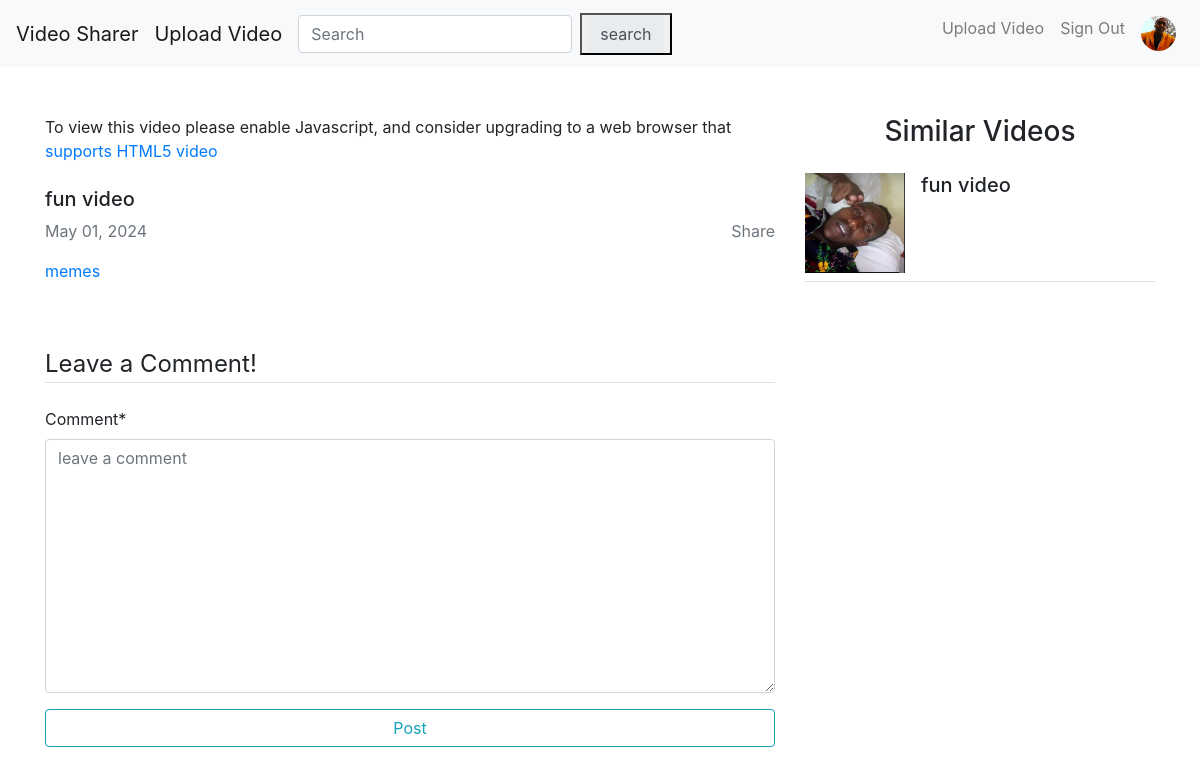
/2/ (signed in), run on the app's committed database.
### profiles/models.py (models this page shows, shortened)
class Profile(models.Model):
    user=models.OneToOneField(User, on_delete=models.CASCADE)
    name=models.CharField(max_length=100, blank=True)
    location=models.CharField(max_length=100, blank=True)
    image=models.ImageField(upload_to='uploads/profile_pics',default='uploads/profile_pics/default.jpg', blank=True)

### video/models.py (models this page shows)
class Video(models.Model):
    uploader=models.ForeignKey(User, on_delete=models.CASCADE)
    title=models.CharField(max_length=100)
    description=models.TextField()
    video_file=models.FileField(upload_to='uploads/video_files', validators=[FileExtensionValidator(allowed_extensions=['mp4'])])
    thumbnail=models.FileField(upload_to='uploads/thumbnails', validators=[FileExtensionValidator(allowed_extensions=['jpg','png','jpeg'])])
    date_posted=models.DateTimeField(default=timezone.now)
    category=models.ForeignKey('Category',on_delete=models.CASCADE)

class Category(models.Model):
    name=models.CharField(max_length=40)
    def __str__(self):
        return self.name
    class Meta:
        verbose_name='Category'
        verbose_name_plural='Categories'

### video/views.py (the view, shortened to what this page needs)
# urls.py: path('<int:pk>/', DetailVideo.as_view(), name='video-detail'),
class DetailVideo(View):
    def get(self, request, pk, *args, **kwargs):
        video = Video.objects.get(pk=pk)
        form = CommentForm()
        comments = Comment.objects.filter(video=video).order_by('-created_on')
        categories = Video.objects.filter(category=video.category)[:15]
        context = {
            'object': video,
            'comments': comments,
            'categories': categories,
            'form': form
        }
        return render(request, 'video/detail_video.html', context)

### video/forms.py
class CommentForm(forms.Form):
    comment=forms.CharField(widget=forms.Textarea(
        attrs={
            'class':'form-control',
            'placeholder':'leave a comment'
        }
    ))

### video/templates/video/detail_video.html (shortened to what this page needs)
{% extends 'video/base.html' %}
{% load crispy_forms_tags %}
{% block content %}
	<div class="container">
		<div class="row mt-5">
			<div class="col-md-8 col-sm-12 col-xs-12">
				<video-js
					width="720"
					height="405"
					controls
					data-setup='{"playbackRates": [0.5, 1, 1.5, 2], "fluid": true}'>
					<source src="/media/{{ object.video_file }}" type="video/mp4">
					<p class="vjs-no-js">
					To view this video please enable Javascript, and consider upgrading to a web browser that <a href="https://videojs.com/html5-video-support/" target="_blank">supports HTML5 video</a>
					</p>
				</video-js>
				<h5 class="mt-4">{{ object.title }}</h5>
				<div class="row">
					<div class="col-md-6 text-muted">
						<p>{{ object.date_posted | date:"M d, Y" }}</p>
                        <a class="category-link" href="{% url 'category-list' object.category.pk %}">{{ object.category }}</a>
					</div>
					<div class="col-md-6 text-muted text-right">
						<ion-icon class="video-icons" name="share-social-outline" type="button"  data-toggle="modal" data-target="#exampleModal">
                        Share
                    </ion-icon>
			</div>
		</div>
	</div>
    <div class="col-md-4 col-sm-12 col-xs-12">
        <h3 class="text-center mb-3">Similar Videos</h3>
        {% for category in categories %}
            {% if object.pk != category.pk %}
                <div class="position-relative d-flex flex-row mb-5 py-2 border-bottom">
                    <img src="{{ category.thumbnail.url }}" width="100" height="100" />
                    <h5 class="pl-3">{{ category.title }}</h5>
                </div>
            {% endif %}
        {% endfor %}
    </div>
</div>
    <div class="row mt-3">
        <div class="col-md-8 col-sm-12">
            {% if user.is_authenticated %}
            <form method="POST">
                <legend class="border-bottom mb-4">Leave a Comment!</legend>
                {{ form | crispy }}
                <button class="btn btn-outline-info btn-block">Post</button>
            </form>
            {% else %}
            <a class="btn btn-outline-info btn-block" href="{% url 'account_login' %}">Sign In To Post a Comment!</a>
            {% endif %}
        </div>
    </div>
</div>
{% endblock content %}

### video/templates/video/navigation.html (shortened to what this page needs)
<nav class="navbar navbar-expand-lg navbar-light bg-light">
  <a class="navbar-brand" href="{% url 'index' %}">Video Sharer</a>
  <a class="navbar-brand" href="{% url 'video-create' %}">Upload Video</a>
  <div class="collapse navbar-collapse" id="navbarSupportedContent">
    <form class="form-inline my-2 my-lg-0 d-flex flex-row" method="GET" action="{% url 'video-search' %}">
      <input class="form-control mr-sm-2" type="search" name="q" placeholder="Search" aria-label="Search" value="{{ request.GET.q }}">
      <button class="search-button" type="submit">
        <span class="input-group-text border-0" id="search-addon">
         search
        </span>
      </button>
    </form>
    <ul class="navbar-nav">
      {% if user.is_authenticated %}
      <li class="nav-item">
          <a class="nav-link" href="{% url 'video-create' %}">Upload Video</a>
      </li>
      <li class="nav-item">
        <a class="nav-link" href="{% url 'account_logout' %}">Sign Out</a>
      </li>
      <li class="nav-item">
        <a class="nav-link" href="{% url 'profile' user.profile.pk %}"><img src="{{ user.profile.image.url }}" width="35" height="35" class="d-inline-block rounded-circle" alt="Profile"></a>
      </li>
      {% endif %}
    </ul>
  </div>
</nav>

### data on the page
Video: title "fun video", date_posted "May 01, 2024", category "memes"
Video: thumbnail (picture), title "fun video"
